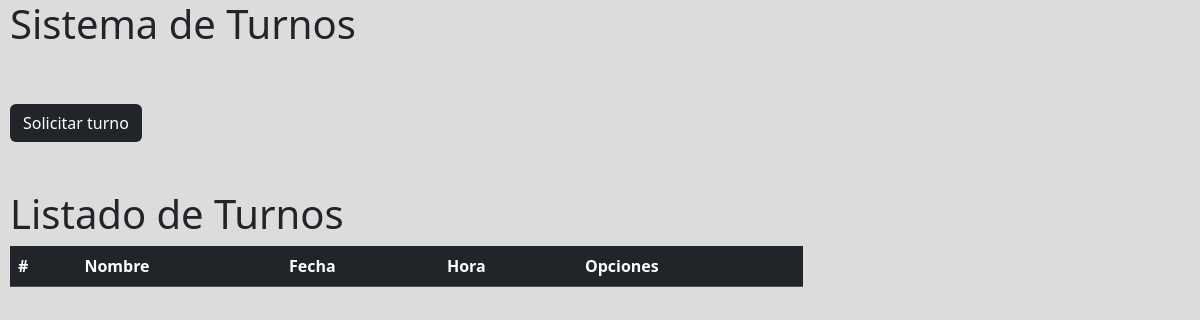
The app's page /tienda/, older data.
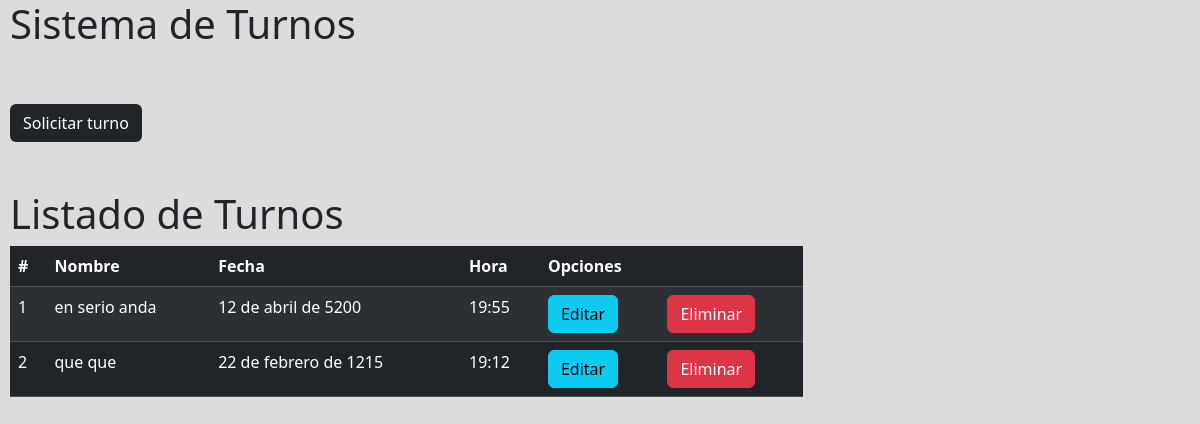
The same page, newer data.
### Academido/models.py (models this page shows, shortened)
class Turno(models.Model):
    nombre = models.CharField(max_length=100)
    fecha = models.DateField()
    hora = models.TimeField()

### Academido/views.py (the view)
# urls.py: path('tienda/', views.tienda),
def tienda(request):
    turnosListados = Turno.objects.all()
    return render(request, 'tienda.html', {'turnos': turnosListados})

### Academido/templates/tienda.html (shortened to what this page needs)
<!DOCTYPE html>
<html lang="es">
<head>
    <link href="https://cdn.jsdelivr.net/npm/bootstrap@5.3.2/dist/css/bootstrap.min.css" rel="stylesheet">
</head>
<body>
    <h1 class="pb-5">Sistema de Turnos</h1>
    <button class="btn btn-button bg-dark text-white" onclick="mostrarCalendario()">Solicitar turno</button>
<section>
    <div class='col-8 py-5'>
        <h1> Listado de Turnos </h1>
        <div class="table responsive">
            <table class="table  table-striped table-dark">
                <thead>
                    <tr>
                        <th>#</th>
                        <th>Nombre</th>
                        <th>Fecha</th>
                        <th>Hora</th>
                        <th colspan='2'>Opciones</th>
                    </tr>
                </thead>
                <tbody>
                    {% for t in turnos %}
                    <tr>
                        <td>{{forloop.counter}}</td>
                        <td>{{t.nombre}}</td>
                        <td>{{t.fecha}}</td>
                        <td>{{t.hora}}</td>
                        <td><a href="../edicionTurno/{{t.id}}" class="btn btn-info ">Editar</a></td>
                        <td><a href="../eliminarTurno/{{t.id}}" class="btn btn-danger btnEliminacion">Eliminar</a></td>
                    {% endfor %}
                    </tr>
                </tbody>
            </table>
        </div>
    </div>
</section>
</body>
</html>

Row changes from the older to the newer data that the page shows:
added Turno: nombre "en serio anda", fecha "12 de abril de 5200", hora "19:55"
added Turno: nombre "que que", fecha "22 de febrero de 1215", hora "19:12"
